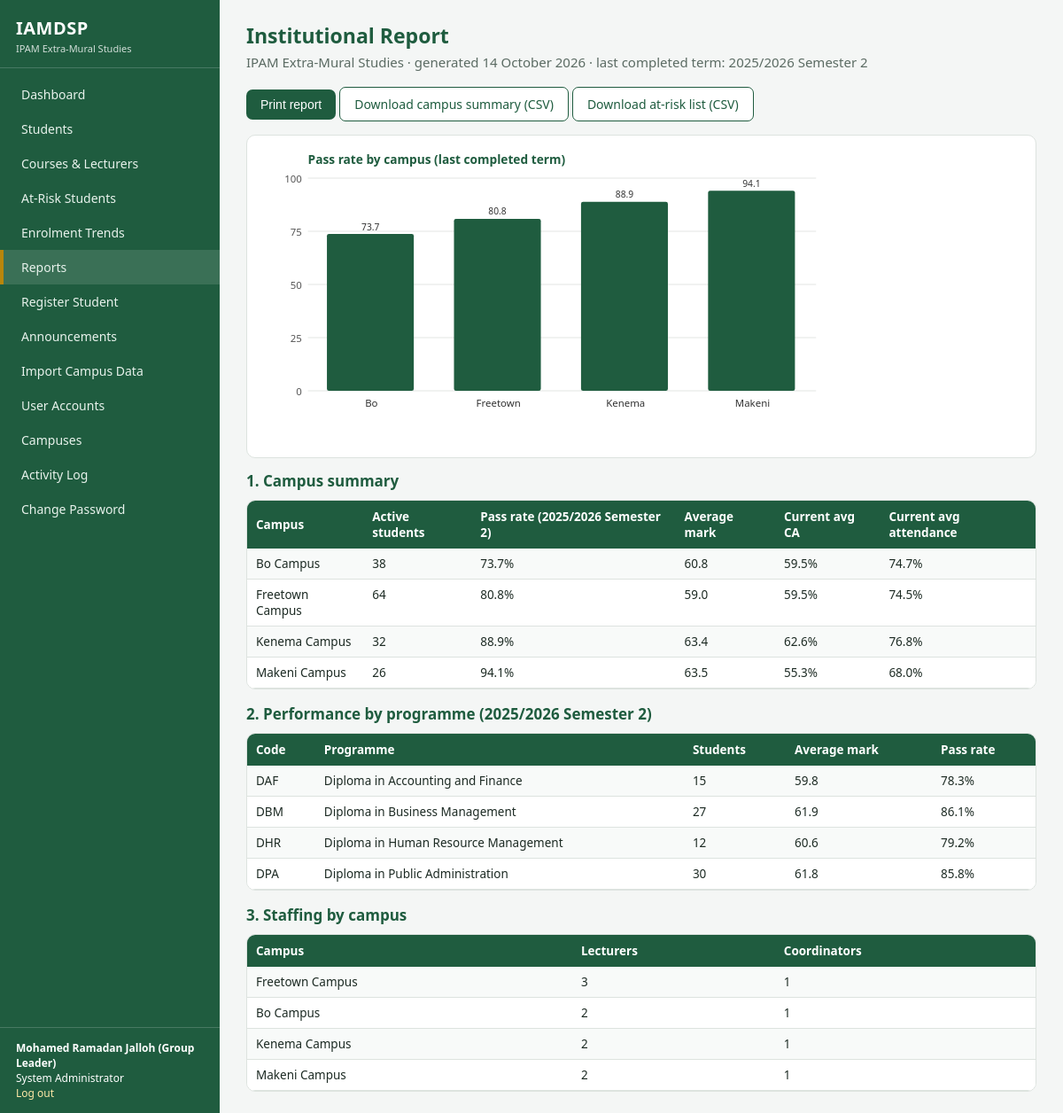
The app's page /reports (signed in) with its own data.
### tables this page shows
CREATE TABLE users (
    id INTEGER PRIMARY KEY AUTOINCREMENT,
    username TEXT NOT NULL UNIQUE,
    password_hash TEXT NOT NULL,
    full_name TEXT NOT NULL,
    role TEXT NOT NULL CHECK (role IN ('sysadmin','management','coordinator','lecturer','student')),
    campus_id INTEGER REFERENCES campuses(id),
    student_id INTEGER REFERENCES students(id),
    active INTEGER NOT NULL DEFAULT 1
);

CREATE TABLE registrations (
    id INTEGER PRIMARY KEY AUTOINCREMENT,
    student_id INTEGER NOT NULL REFERENCES students(id),
    course_id INTEGER NOT NULL REFERENCES courses(id),
    term TEXT NOT NULL,
    ca_score REAL,
    exam_score REAL,
    attendance REAL,
    UNIQUE (student_id, course_id, term)
);

CREATE TABLE campuses (
    id INTEGER PRIMARY KEY AUTOINCREMENT,
    name TEXT NOT NULL UNIQUE,
    location TEXT NOT NULL
);

CREATE TABLE programmes (
    id INTEGER PRIMARY KEY AUTOINCREMENT,
    code TEXT NOT NULL UNIQUE,
    name TEXT NOT NULL
);

### app.py (the view)
@app.route("/reports")
@login_required("sysadmin", "management", "coordinator")
def reports():
    rows, last = report_data()
    df = analytics.load_frame()
    done = df[df["total"].notna()]
    prog = []
    for (code, name), gdf in done[done["term"] == last].groupby(["programme_code", "programme"]):
        if campus_scope():
            gdf = gdf[gdf["campus_id"] == campus_scope()]
        if len(gdf):
            prog.append({"code": code, "name": name, "students": int(gdf["student_id"].nunique()),
                         "avg": round(float(gdf["total"].mean()), 1),
                         "pass_rate": round(float((gdf["total"] >= config.PASS_MARK).mean() * 100), 1)})
    staffing = conn().execute("""SELECT ca.name AS campus,
        SUM(CASE WHEN u.role='lecturer' THEN 1 ELSE 0 END) AS lecturers,
        SUM(CASE WHEN u.role='coordinator' THEN 1 ELSE 0 END) AS coordinators
        FROM campuses ca LEFT JOIN users u ON u.campus_id=ca.id AND u.active=1 GROUP BY ca.id""").fetchall()
    enrol = conn().execute("""SELECT ca.name AS campus, COUNT(s.id) AS students FROM campuses ca
        LEFT JOIN students s ON s.campus_id=ca.id AND s.status='Active' GROUP BY ca.id""").fetchall()
    staff_map = {r["campus"]: r for r in staffing}
    enrol_map = {r["campus"]: r["students"] for r in enrol}
    if campus_scope():
        keep = {r["campus"] for r in rows}
        staff_map = {k: v for k, v in staff_map.items() if k in keep}
        enrol_map = {k: v for k, v in enrol_map.items() if k in keep}
    pass_chart = charts.bar_chart([r["campus"].replace(" Campus", "") for r in rows],
                                  [(f"Pass rate % ({last})", [r["prev_pass"] for r in rows])], title="Pass rate by campus (last completed term)")
    return render_template("reports.html", rows=rows, last=last, prog=prog, staff=staff_map, enrol=enrol_map,
                           pass_chart=pass_chart, now=datetime.now().strftime("%d %B %Y"))

### analytics.py (called while the page is built)
def load_frame(term=None):
    conn = get_db()
    df = pd.read_sql_query("""
        SELECT r.id AS reg_id, r.student_id, r.course_id, r.term, r.ca_score, r.exam_score, r.attendance,
               s.reg_no, s.full_name, s.campus_id, s.programme_id, s.intake_year,
               c.code AS course_code, c.title AS course_title,
               ca.name AS campus, p.name AS programme, p.code AS programme_code
        FROM registrations r
        JOIN students s ON s.id = r.student_id
        JOIN courses c ON c.id = r.course_id
        JOIN campuses ca ON ca.id = s.campus_id
        JOIN programmes p ON p.id = s.programme_id
    """, conn)
    conn.close()
    df["ca_pct"] = df["ca_score"] / config.CA_MAX * 100
    df["total"] = df["ca_score"] + df["exam_score"]
    if term:
        df = df[df["term"] == term]
    return df

### app.py (called while the page is built)
def conn():
    if "db" not in g:
        g.db = db.get_db()
    return g.db

@app.before_request
def load_user():
    g.user = None
    if "uid" in session:
        g.user = conn().execute("SELECT * FROM users WHERE id=? AND active=1", (session["uid"],)).fetchone()
        if g.user is None:
            session.clear()
    if request.method == "POST":
        token = session.get("csrf")
        if not token or token != request.form.get("csrf_token"):
            abort(400, "Invalid form token. Go back, refresh the page and try again.")

@app.context_processor
def inject():
    if "csrf" not in session:
        session["csrf"] = secrets.token_hex(16)
    return {"user": g.get("user"), "role_labels": ROLE_LABELS, "csrf_token": session["csrf"],
            "current_term": config.CURRENT_TERM, "grade": analytics.grade}

def login_required(*roles):
    def deco(fn):
        @wraps(fn)
        def wrapper(*a, **kw):
            if g.user is None:
                return redirect(url_for("login", next=request.path))
            if roles and g.user["role"] not in roles:
                abort(403)
            return fn(*a, **kw)
        return wrapper
    return deco

def campus_scope():
    return g.user["campus_id"] if g.user["role"] in ("coordinator", "lecturer") else None

def report_data():
    rows, last = analytics.campus_summary()
    scope = campus_scope()
    if scope:
        nm = conn().execute("SELECT name FROM campuses WHERE id=?", (scope,)).fetchone()["name"]
        rows = [r for r in rows if r["campus"] == nm]
    return rows, last

### templates/reports.html
{% extends "base.html" %}{% block title %}Reports{% endblock %}
{% block content %}<h1>Institutional Report</h1><p class="sub">IPAM Extra-Mural Studies &middot; generated {{ now }} &middot; last completed term: {{ last }}</p>
<p class="noprint"><button class="btn" onclick="window.print()">Print report</button> <a class="btn alt" href="{{ url_for('export', kind='campus') }}">Download campus summary (CSV)</a> <a class="btn alt" href="{{ url_for('export', kind='at-risk') }}">Download at-risk list (CSV)</a></p>
<div class="card" style="margin-bottom:14px">{{ pass_chart }}</div>
<h2>1. Campus summary</h2><div class="tablewrap"><table><tr><th>Campus</th><th>Active students</th><th>Pass rate ({{ last }})</th><th>Average mark</th><th>Current avg CA</th><th>Current avg attendance</th></tr>
{% for r in rows %}<tr><td>{{ r.campus }}</td><td>{{ enrol[r.campus] }}</td><td>{{ r.prev_pass }}%</td><td>{{ r.prev_avg }}</td><td>{{ r.cur_ca }}%</td><td>{{ r.cur_att }}%</td></tr>{% endfor %}</table></div>
<h2 class="mt">2. Performance by programme ({{ last }})</h2><div class="tablewrap"><table><tr><th>Code</th><th>Programme</th><th>Students</th><th>Average mark</th><th>Pass rate</th></tr>
{% for p in prog %}<tr><td>{{ p.code }}</td><td>{{ p.name }}</td><td>{{ p.students }}</td><td>{{ p.avg }}</td><td>{{ p.pass_rate }}%</td></tr>{% endfor %}</table></div>
<h2 class="mt">3. Staffing by campus</h2><div class="tablewrap"><table><tr><th>Campus</th><th>Lecturers</th><th>Coordinators</th></tr>
{% for k, v in staff.items() %}<tr><td>{{ k }}</td><td>{{ v.lecturers }}</td><td>{{ v.coordinators }}</td></tr>{% endfor %}</table></div>{% endblock %}

### templates/base.html (shortened to what this page needs)
<!doctype html><html lang="en"><head><meta charset="utf-8">
<link rel="stylesheet" href="{{ url_for('static', filename='style.css') }}"></head><body>
{% if user %}<div class="layout">
<aside class="sidebar">
 <div class="brand"><b>IAMDSP</b><small>IPAM Extra-Mural Studies</small></div>
 <nav>
  {% set r = user['role'] %}
  {% if r != 'student' %}<a href="{{ url_for('dashboard') }}" class="{{ 'active' if request.endpoint=='dashboard' }}">Dashboard</a>{% endif %}
  {% if r in ('sysadmin','management','coordinator') %}
   <a href="{{ url_for('students') }}" class="{{ 'active' if request.endpoint in ('students','student_detail') }}">Students</a>
   <a href="{{ url_for('courses') }}" class="{{ 'active' if request.endpoint=='courses' }}">Courses &amp; Lecturers</a>
   <a href="{{ url_for('at_risk') }}" class="{{ 'active' if request.endpoint=='at_risk' }}">At-Risk Students</a>
   <a href="{{ url_for('trends') }}" class="{{ 'active' if request.endpoint=='trends' }}">Enrolment Trends</a>
   <a href="{{ url_for('reports') }}" class="{{ 'active' if request.endpoint=='reports' }}">Reports</a>{% endif %}
  {% if r in ('sysadmin','coordinator') %}<a href="{{ url_for('student_new') }}" class="{{ 'active' if request.endpoint=='student_new' }}">Register Student</a>{% endif %}
  <a href="{{ url_for('announcements') }}" class="{{ 'active' if request.endpoint=='announcements' }}">Announcements</a>
  {% if r == 'sysadmin' %}
   <a href="{{ url_for('import_students') }}" class="{{ 'active' if request.endpoint=='import_students' }}">Import Campus Data</a>
   <a href="{{ url_for('admin_users') }}" class="{{ 'active' if request.endpoint=='admin_users' }}">User Accounts</a>
   <a href="{{ url_for('admin_campuses') }}" class="{{ 'active' if request.endpoint=='admin_campuses' }}">Campuses</a>
   <a href="{{ url_for('admin_audit') }}" class="{{ 'active' if request.endpoint=='admin_audit' }}">Activity Log</a>{% endif %}
  <a href="{{ url_for('account') }}">Change Password</a>
 </nav>
 <div class="who"><b>{{ user['full_name'] }}</b><br>{{ role_labels[user['role']] }}<br><a href="{{ url_for('logout') }}">Log out</a></div>
</aside><main class="main">
{% else %}<div>{% endif %}
{% block content %}{% endblock %}
{% if user %}</main></div>{% else %}</div>{% endif %}
</body></html>

### static/style.css (style rules this page uses)
:root { --green:#1f5c3f;--green2:#2d7a55;--gold:#b8860b;--bg:#f4f6f5;--ink:#1d2b24;--line:#dde3df;--red:#b5413a;--amber:#c27a00 }
* { box-sizing:border-box }
body { margin:0;font-family:"Segoe UI",Arial,sans-serif;background:var(--bg);color:var(--ink);font-size:15px }
a { color:var(--green2);text-decoration:none }
.layout { display:flex;min-height:100vh }
.sidebar { width:248px;background:var(--green);color:#fff;padding:0;flex-shrink:0;display:flex;flex-direction:column }
.brand { padding:18px 18px 14px;border-bottom:1px solid rgba(255,255,255,.18) }
.brand b { font-size:20px;letter-spacing:.5px }
.brand small { display:block;opacity:.8;font-size:11px;margin-top:2px }
.sidebar nav { padding:10px 0;flex:1 }
.sidebar nav a { display:block;color:#e8f2ec;padding:10px 20px;font-size:14px;border-left:4px solid transparent }
.sidebar nav a:hover,.sidebar nav a.active { background:rgba(255,255,255,.12);border-left-color:var(--gold);text-decoration:none }
.sidebar .who { padding:14px 18px;border-top:1px solid rgba(255,255,255,.18);font-size:12px }
.sidebar .who a { color:#ffe9a8 }
.main { flex:1;padding:24px 30px;min-width:0 }
h1 { font-size:23px;margin:0 0 4px;color:var(--green) }
h2 { font-size:17px;margin:0 0 10px;color:var(--green) }
.sub { color:#5b6b63;margin:0 0 18px }
.card { background:#fff;border:1px solid var(--line);border-radius:10px;padding:16px }
table { width:100%;border-collapse:collapse;background:#fff;font-size:13.5px }
th { background:var(--green);color:#fff;text-align:left;padding:9px 10px;font-weight:600 }
td { padding:8px 10px;border-bottom:1px solid var(--line);vertical-align:top }
tr:nth-child(even) td { background:#f8faf9 }
.tablewrap { overflow-x:auto;border:1px solid var(--line);border-radius:10px;background:#fff }
.btn { display:inline-block;background:var(--green);color:#fff;border:0;padding:9px 16px;border-radius:7px;font-size:14px;cursor:pointer }
.btn.alt { background:#fff;color:var(--green);border:1px solid var(--green) }
.chart { width:100%;height:auto;max-width:640px;display:block }
.mt { margin-top:16px }

### records on screen
users: full_name "Mohamed Ramadan Jalloh (Group Leader)", role "System Administrator"
registrations: term "2025/2026 Semester 2", code "DBM", name "Diploma in Business Management", students "27", avg "61.9", pass_rate "86.1"
registrations: campus "Bo Campus", prev_pass "73.7", prev_avg "60.8", cur_ca "59.5", cur_att "74.7"
campuses: name "38", name "Bo Campus", lecturers "2", coordinators "1"
registrations: campus "Freetown Campus", prev_pass "80.8", prev_avg "59.0", cur_ca "59.5", cur_att "74.5"
campuses: name "64", name "Freetown Campus", lecturers "3", coordinators "1"
registrations: campus "Kenema Campus", prev_pass "88.9", prev_avg "63.4", cur_ca "62.6", cur_att "76.8"
campuses: name "32", name "Kenema Campus", lecturers "2", coordinators "1"
registrations: campus "Makeni Campus", prev_pass "94.1", prev_avg "63.5", cur_ca "55.3", cur_att "68.0"
campuses: name "26", name "Makeni Campus", lecturers "2", coordinators "1"
registrations: code "DAF", name "Diploma in Accounting and Finance", students "15", avg "59.8", pass_rate "78.3"
registrations: code "DHR", name "Diploma in Human Resource Management", students "12", avg "60.6", pass_rate "79.2"
registrations: code "DPA", name "Diploma in Public Administration", students "30", avg "61.8", pass_rate "85.8"

### other values on screen
{{ pass_chart }} "0 25 50 75 100 73.7 80.8 88.9 94.1 Bo Freetown Kenema Makeni Pass rate by campus (last completed term)"
